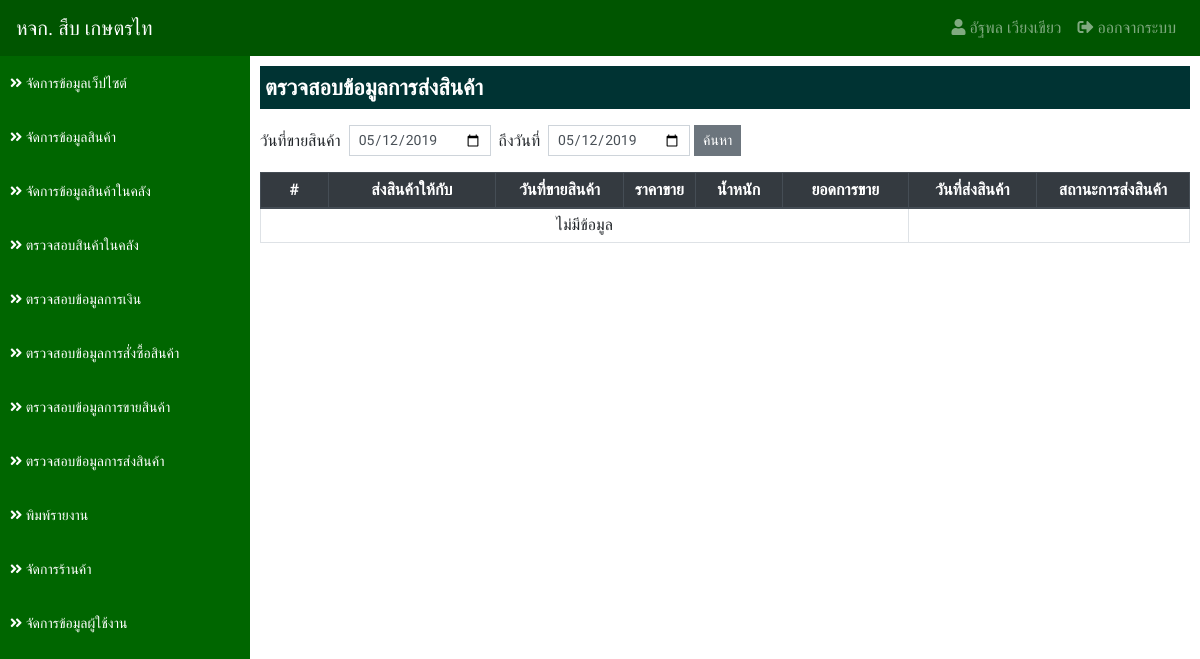
Before: /?app=datatransfer&action=transfer (signed in) with the older database file.
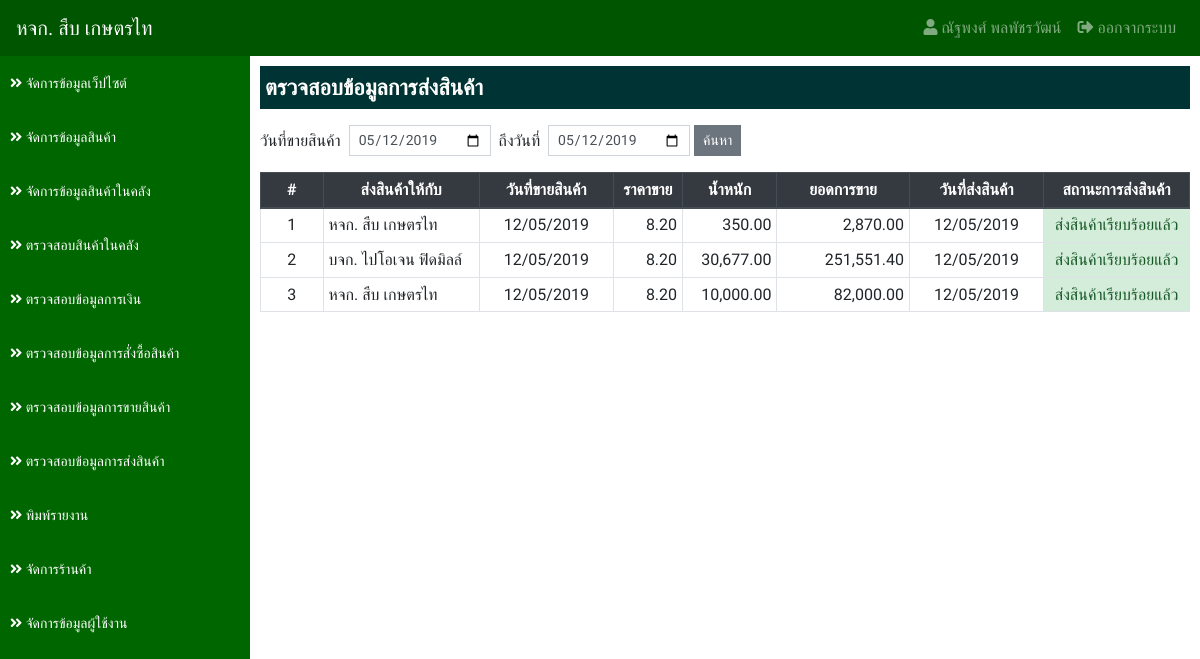
After: the same page with the newer database file.
### tables this page shows
CREATE TABLE `lot_tb` (
  `lot_id` int(11) NOT NULL,
  `products_id` int(11) NOT NULL COMMENT 'รหัสสินค้า',
  `lot_date` date NOT NULL COMMENT 'วันที่ซื้อสินค้า',
  `lot_weight` decimal(10,2) NOT NULL COMMENT 'น้ำหนัก',
  `lot_price_buy` decimal(10,2) NOT NULL COMMENT 'ราคาซื้อ',
  `store_buy_id` int(11) NOT NULL COMMENT 'ซื้อกับ',
  `lot_price_sale` decimal(10,2) NOT NULL COMMENT 'ราคาขาย',
  `lot_date_sale` date NOT NULL COMMENT 'วันที่ขาย',
  `store_sale_id` int(11) NOT NULL COMMENT 'ขายให้กับ',
  `lot_status` int(1) NOT NULL DEFAULT '1' COMMENT 'สถานะ 1.ยังไม่ได้ขาย 2.ขายแล้ว',
  `lot_transfer` int(1) NOT NULL DEFAULT '1' COMMENT 'สถานะการส่ง 1.ยังไม่ได้ส่ง 2.ส่งเรียบร้อยแล้ว',
  `lot_transfer_date` date NOT NULL COMMENT 'วันที่ส่งสินค้า',
  `lot_other` decimal(10,2) NOT NULL COMMENT 'ค่ากรรมกร',
  `lot_fitby` int(11) NOT NULL COMMENT 'ผู้บันทึก',
  `lot_fitdate` datetime NOT NULL COMMENT 'บันทึกเมื่อ'
);

CREATE TABLE `store_tb` (
  `store_id` int(11) NOT NULL,
  `store_name` varchar(255) NOT NULL COMMENT 'ชื่อร้าน',
  `store_address` varchar(255) NOT NULL COMMENT 'ที่อยู่',
  `store_phone` varchar(100) NOT NULL COMMENT 'เบอร์โทรศัพท์',
  `store_tax` varchar(100) NOT NULL COMMENT 'เลขประจำตัวผู้เสียภาษี',
  `store_type` int(1) NOT NULL COMMENT 'ประเภทร้าน 1.เจ้าของร้าน 2.ร้านซื้อสินค้า 3.ร้านขายสินค้า',
  `store_status` int(1) NOT NULL COMMENT 'สถานะ 1.ใช้งาน 2.ปิดการใช้งาน 3.ลบ'
);

### applications/connect_db.php (called while the page is built, shortened)
<?php
    $serveName      = "localhost";
    $userConect     = "root";
    $passConnect    = "";
    $DB             = "sub_data";
    $conn           = new mysqli($serveName, $userConect, $passConnect, $DB);
    $conn->set_charset("utf8");
    $transferStatus = array('', 'ยังไม่ได้ส่งสินค้า', 'ส่งสินค้าเรียบร้อยแล้ว');
    $protocol       = (!empty($_SERVER['HTTPS']) && $_SERVER['HTTPS'] !== 'off' || $_SERVER['SERVER_PORT'] == 443) ? "https://" : "http://";
    $domain         = $protocol.$_SERVER['HTTP_HOST']."/project01";
    function select_db($sql) {
        Global $conn;
        return $conn->query($sql);
    }
?>

### applications/datatransfer/transfer.php (the view)
<?php
    if (empty($_POST['date_start']) && empty($_POST['date_end'])) {
        $dateStart = date('Y-m-d');
        $dateEnd = date('Y-m-d');
    } else {
        $dateStart = $_POST['date_start'];
        $dateEnd = $_POST['date_end'];
    }
    $result = select_db("
        SELECT
            lot_tb.*,
            store_tb.store_name
        FROM
            lot_tb
        INNER JOIN store_tb ON lot_tb.store_sale_id = store_tb.store_id
        WHERE
            lot_date_sale BETWEEN '$dateStart 00:00:00' AND '$dateEnd 23:59:59'
        ORDER BY
            lot_transfer_date ASC
    ");
?>
<div class="detail">
    <p class="title">ตรวจสอบข้อมูลการส่งสินค้า</p>
    <form action="" class="form-inline" method="POST">
        <div class="input-group mb-3">
            <div class="mt-1"> วันที่ขายสินค้า &nbsp;</div>
            <input type="date" name="date_start" value="<?=$dateStart?>" class="form-control form-control-sm">
            <div class="mt-1">&nbsp; ถึงวันที่ &nbsp;</div>
            <input type="date" name="date_end" value="<?=$dateEnd?>" class="form-control form-control-sm">&nbsp;
            <button type="submit" class="btn btn-secondary btn-sm">ค้นหา</button>
        </div>
    </form>
    <table class="table table-bordered table-hover table-sm">
        <thead class="thead-dark">
            <tr>
                <th class="text-center" style="width: 80px;">#</th>
                <th class="text-center" style="width: 200px;">ส่งสินค้าให้กับ</th>
                <th class="text-center" style="width: 150px;">วันที่ขายสินค้า</th>
                <th class="text-center" style="width: 80px;">ราคาขาย</th>
                <th class="text-center" style="width: 100px;">น้ำหนัก</th>
                <th class="text-center" style="width: 150px;">ยอดการขาย</th>
                <th class="text-center" style="width: 150px;">วันที่ส่งสินค้า</th>
                <th class="text-center" style="width: 180px;">สถานะการส่งสินค้า</th>
            </tr>
        </thead>
        <tbody>
        <?php
            if ($result->num_rows > 0) {
                $i = 1;
                while($row = $result->fetch_assoc()) {
        ?>
            <tr>
                <td class="text-center"><?=$i?></td>
                <td><?=$row['store_name']?></td>
                <td class="text-center"><?=date_format(date_create($row['lot_date']),"d/m/Y")?></td>
                <td class="text-right"><?=number_format($row['lot_price_buy'],2)?></td>
                <td class="text-right"><?=number_format($row['lot_weight'],2)?></td>
                <td class="text-right"><?=number_format($row['lot_weight']*$row['lot_price_buy'],2)?></td>
                <td class="text-center"><?=($row['lot_transfer_date']!="0000-00-00")?date_format(date_create($row['lot_transfer_date']),"d/m/Y"):""?></td>
                <td class="text-center <?php if($row['lot_transfer'] == 2){echo "alert-success";}?>"><?=$transferStatus[$row['lot_transfer']]?></td>
            </tr>
        <?php $i++;}} else { ?>
            <tr>
                <td class="text-center" colspan="6">ไม่มีข้อมูล</td>
            </tr>
        <?php } ?>
        </tbody>
    </table>
</div>

### main/navbar.php (shortened to what the changed rows need)
<nav class="navbar fixed-top navbar-expand-lg navbar-dark navbar-custom">
    <a class="navbar-brand" href="<?=$domain?>">หจก. สืบ เกษตรไท</a>
    <div class="collapse navbar-collapse" id="navbarSupportedContent">
        <ul class="navbar-nav">
            <li class="nav-item">
                <a class="nav-link" href="#"><i class="fas fa-user"></i> <?php echo $_SESSION['user_fullname']?></a>
            </li>
            <li class="nav-item">
                <a class="nav-link" href="?action=logout"><i class="fas fa-sign-out-alt"></i> ออกจากระบบ</a>
            </li>
        </ul>
    </div>
</nav>
<div class="sidebar">
    <ul class="sidebar-list">
        <li>
            <a href="?app=detail&action=list"><i class="fas fa-angle-double-right"></i> จัดการข้อมูลเว็ปไซต์</a>
        </li>
        <li class="<?php if($action == 'products_list' || $action == 'products_add' || $action == 'products_edit'){echo "active";}?>">
            <a href="?app=products&action=products_list"><i class="fas fa-angle-double-right"></i> จัดการข้อมูลสินค้า</a>
        </li>
        <li class="<?php if($action == 'manage_stock' || $action == 'manage_stock_sale'){echo "active";}?>">
            <a href="?app=stock&action=manage_stock"><i class="fas fa-angle-double-right"></i> จัดการข้อมูลสินค้าในคลัง</a>
        </li>
        <li>
            <a href="?app=datatransfer&action=stock"><i class="fas fa-angle-double-right"></i> ตรวจสอบสินค้าในคลัง</a>
        </li>
        <li>
            <a href="?app=datatransfer&action=finance"><i class="fas fa-angle-double-right"></i> ตรวจสอบข้อมูลการเงิน</a>
        </li>
        <li>
            <a href="?app=datatransfer&action=buy"><i class="fas fa-angle-double-right"></i> ตรวจสอบข้อมูลการสั่งซื้อสินค้า</a>
        </li>
        <li>
            <a href="?app=datatransfer&action=sale"><i class="fas fa-angle-double-right"></i> ตรวจสอบข้อมูลการขายสินค้า</a>
        </li>
        <li>
            <a href="?app=datatransfer&action=transfer"><i class="fas fa-angle-double-right"></i> ตรวจสอบข้อมูลการส่งสินค้า</a>
        </li>
        <li>
            <a href="?app=reports&action=report_list_buy"><i class="fas fa-angle-double-right"></i> พิมพ์รายงาน</a>
        </li>
        <li class="<?php if($action == 'store_list' || $action == 'store_add' || $action == 'store_edit'){echo "active";}?>">
            <a href="?app=store&action=store_list"><i class="fas fa-angle-double-right"></i> จัดการร้านค้า</a>
        </li>
        <li class="<?php if($action == 'user_list' || $action == 'user_add' || $action == 'user_edit'){echo "active";}?>">
            <a href="?app=user&action=user_list"><i class="fas fa-angle-double-right"></i> จัดการข้อมูลผู้ใช้งาน</a>
        </li>
    </ul>
</div>

Changed rows visible on the page:
now on this page (row edited): lot_tb: store_tb.store_name "หจก. สืบ เกษตรไท", lot_date "12/05/2019", lot_price_buy "8.20", lot_weight "350.00", $row['lot_weight']*$row['lot_price_buy'] "2,870.00", lot_transfer_date "12/05/2019", lot_transfer "ส่งสินค้าเรียบร้อยแล้ว"
now on this page (row edited): lot_tb: store_tb.store_name "บจก. ไปโอเจน ฟิดมิลล์", lot_date "12/05/2019", lot_price_buy "8.20", lot_weight "30,677.00", $row['lot_weight']*$row['lot_price_buy'] "251,551.40", lot_transfer_date "12/05/2019", lot_transfer "ส่งสินค้าเรียบร้อยแล้ว"
now on this page (row edited): lot_tb: store_tb.store_name "หจก. สืบ เกษตรไท", lot_date "12/05/2019", lot_price_buy "8.20", lot_weight "10,000.00", $row['lot_weight']*$row['lot_price_buy'] "82,000.00", lot_transfer_date "12/05/2019", lot_transfer "ส่งสินค้าเรียบร้อยแล้ว"
Other visible differences:
$_SESSION['user_fullname']: "อัฐพล เวียงเขียว" → "ณัฐพงศ์ พลพัชรวัฒน์"
text no longer shown: "ไม่มีข้อมูล"
